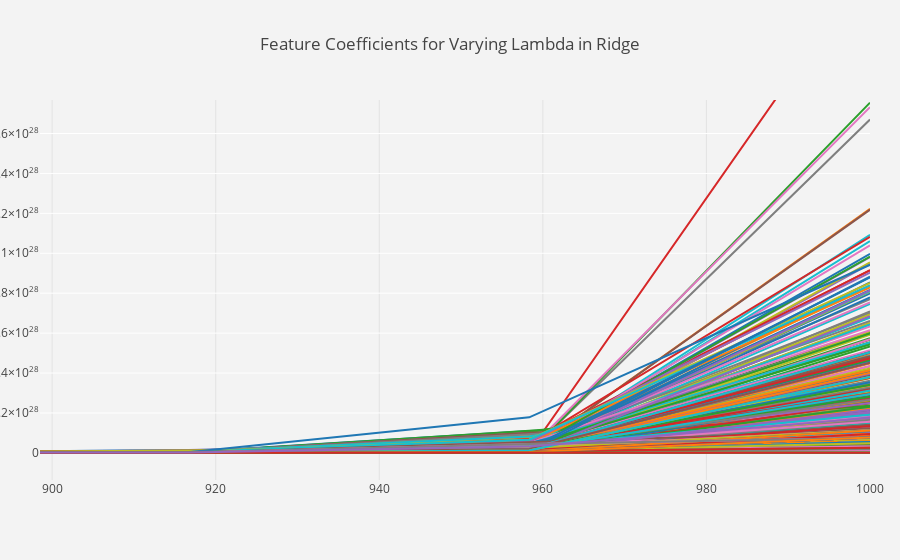

Notebook code cell kept with this figure:
### Code cell
traces = []

for beta in betas:
  traces.append(go.Scatter(x = np.linspace(1e-1,1e+3,25).tolist(),
                            y = beta,
                            mode = 'lines'))

layout = go.Layout(
autosize=True,
title='Feature Coefficients for Varying Lambda in Ridge',
yaxis=dict(
    autorange=True,
    showgrid=True,
    zeroline=True,
    dtick=0,
    gridcolor='rgb(255, 255, 255)',
    gridwidth=1,
    zerolinecolor='rgb(255, 255, 255)',
    zerolinewidth=2,
),
margin=dict(
    l=40,
    r=30,
    b=80,
    t=100,
),
paper_bgcolor='rgb(243, 243, 243)',
plot_bgcolor='rgb(243, 243, 243)',
showlegend=False
)

fig = go.Figure(data=traces,layout=layout)

fig.show()
